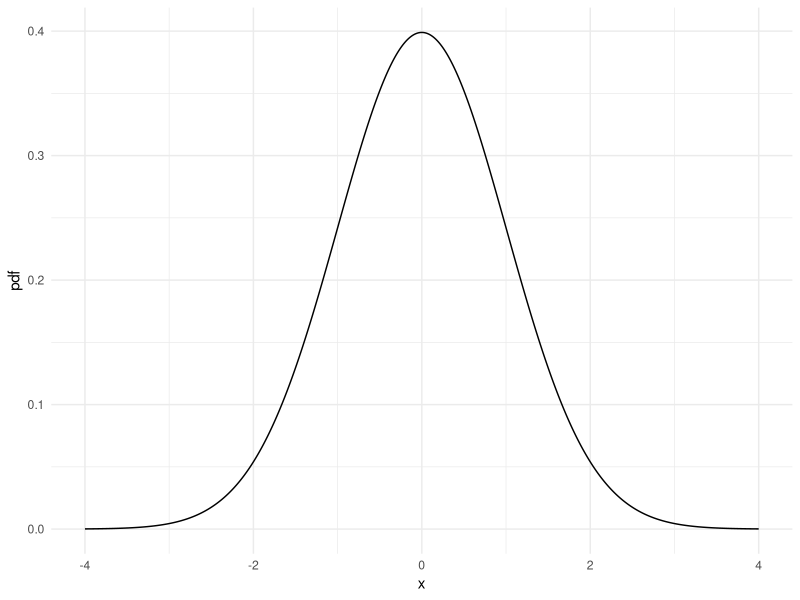
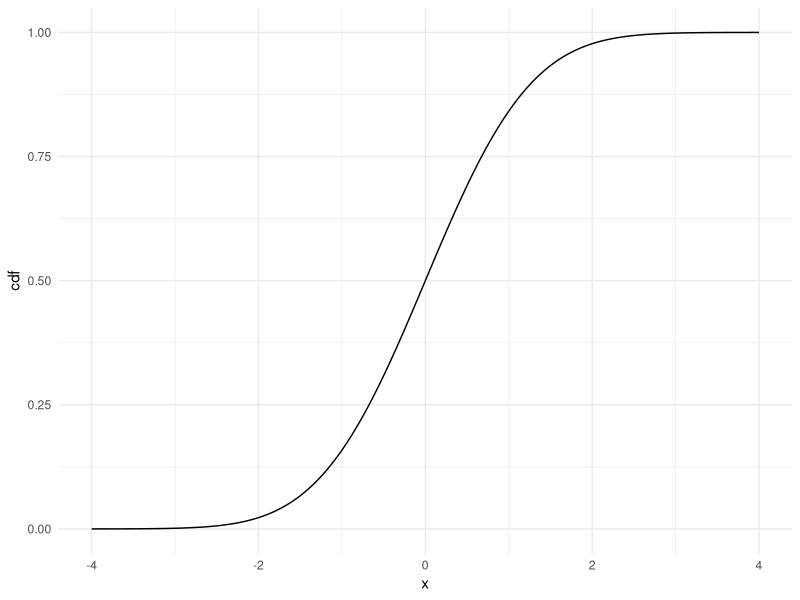
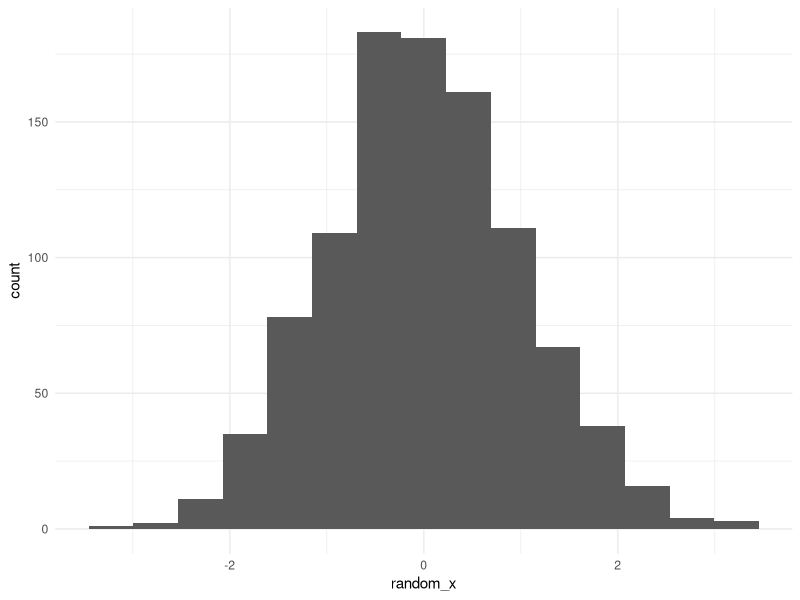
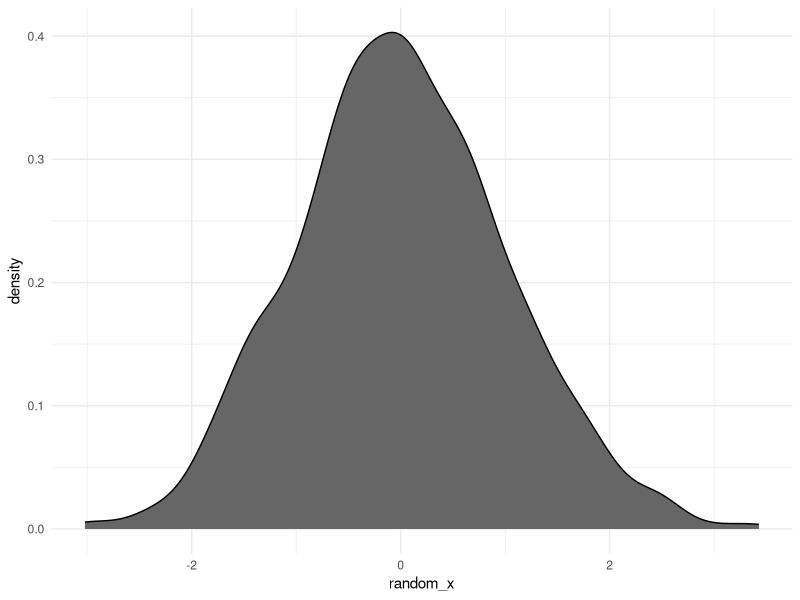

The R script that drew these images, in order:
## ---- chunk 1
knitr::opts_chunk$set(echo = TRUE)
library(tidyverse)
## ---- chunk 2
play_data = 
  tibble(
    
    # Make vector of length 1,000, with sequence going from -4 to 4
    x = seq(-4,4,len=1000),
    
    # Get the probability density for a normal distribution centered at 0 over x
    pdf = dnorm(x),
    
    # Get the cumulative distribution for a normal distribution centered at 0 over x
    cdf = pnorm(x),
    
    # Generate random x values pulling from the normal distribution
    random_x = rnorm(n = length(x))
  ) 
## ---- chunk 3
play_data %>%
  ggplot() +
  aes(
    x = x,
    y = pdf
  ) +
  geom_line() +
  theme_minimal()
## ---- chunk 4
play_data %>%
  ggplot() +
  aes(
    x = x,
    y = cdf
  ) +
  geom_line() +
  theme_minimal()
## ---- chunk 5
play_data %>%
  ggplot() + 
  aes(
    x = random_x
  ) +
  geom_histogram(bins = 15) +
  theme_minimal()
## ---- chunk 6
play_data %>%
  ggplot() +
  aes(
    x = random_x
  ) +
  geom_density(fill = "grey40") +
  theme_minimal()
